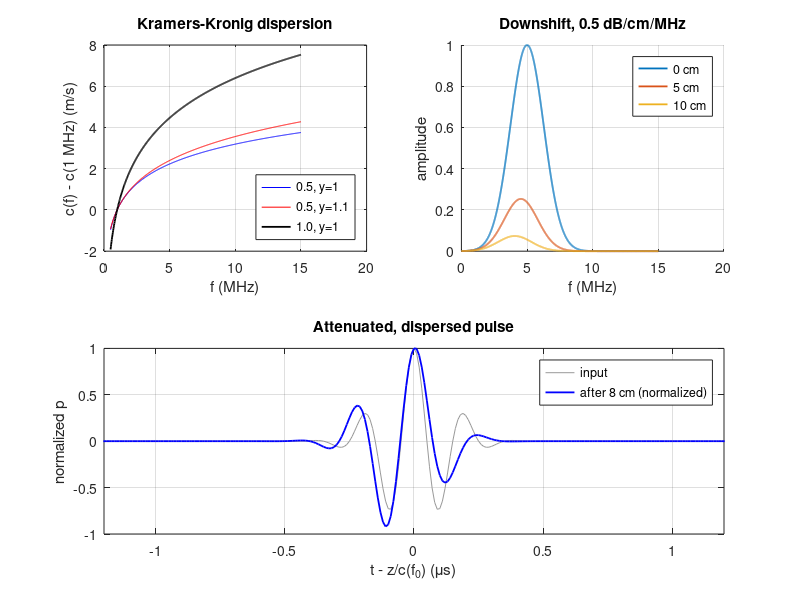

The MATLAB script that drew this image:
%% m15_attenuation_dispersion.m
% Purpose : power-law attenuation alpha(f) = alpha0 f^y, the dispersion that causality
%           (Kramers-Kronig, nearly local form) attaches to it, the downshift of a
%           Gaussian pulse, and the pulse after propagation (FFT model).
% Change  : alpha0 (dB/cm/MHz), y, depth z, f0, FBW.
% Expect  : y = 1, alpha0 = 0.5: c(10 MHz) - c(1 MHz) = 3.19 m/s (1.38 m/s per neper of ln f)
%           y = 1.1: 3.56 m/s ; y = 1.5: 4.71 m/s
%           5 MHz, 60 % pulse, 0.5 dB/cm/MHz: centroid shift 0.467 MHz per 5 cm one way
%           (sigma_f^2 * alpha0' * z), 0.93 MHz for a 5 cm round trip
% Runtime : under 1 s.
clear; close all; rng(1);

%% Dispersion from Kramers-Kronig (Szabo 1994 / Waters et al. 2000 nearly local form)
c0 = 1540;                 % phase speed at the reference frequency f_ref (m/s)
fref = 1e6;                % reference frequency (Hz)
f = linspace(0.5e6, 15e6, 600);
dBperNp = 20*log10(exp(1));          % 8.686 dB per neper
cKK = @(a0dB, y, fq) 1./( 1/c0 + ...
     (abs(y-1) < 1e-6) .* ( -2/pi*(a0dB/dBperNp*100/(2*pi*1e6)^y) .* log(fq/fref) ) + ...
     (abs(y-1) >= 1e-6) .* ( (a0dB/dBperNp*100/(2*pi*1e6)^y) .* tan(pi*y/2) .* ((2*pi*fq).^(y-1) - (2*pi*fref).^(y-1)) ) );
cases = [0.5 1.0; 0.5 1.1; 0.5 1.5; 1.0 1.0; 0.5 1.0001];
fprintf('alpha0 (dB/cm/MHz)   y     c(5)-c(1)   c(10)-c(1)  (m/s)\n');
for i = 1:size(cases,1)
  a0 = cases(i,1); y = cases(i,2);
  fprintf('   %5.2f            %6.4f   %7.2f     %7.2f\n', a0, y, cKK(a0,y,5e6) - c0, cKK(a0,y,10e6) - c0);
end
fprintf('y -> 1 limit check: the y = 1.0001 row must equal the y = 1 row.\n');

%% Gaussian pulse downshift: amplitude spectrum exp(-(f-f0)^2/(2 sf^2)) * exp(-alpha0' f z)
f0 = 5e6; FBW = 0.6; sf = FBW*f0/(2*sqrt(2*log(2)));       % sf = 1.274 MHz
a0 = 0.5; a0p = a0/dBperNp*100/1e6;                          % Np/(m*Hz)
fg = linspace(0, 15e6, 3001);
fprintf('\n5 MHz, 60 %% pulse, alpha0 = 0.5 dB/cm/MHz, y = 1 (one-way):\n');
fprintf(' z (cm)  centroid (MHz)  theory f0 - sf^2 a0 z (MHz)   loss at f0 (dB)\n');
for zc = [0 2.5 5 10]
  z = zc/100; S = exp(-(fg - f0).^2/(2*sf^2)).*exp(-a0p*fg*z);
  fcen = sum(fg.*S)/sum(S);
  fprintf(' %5.1f      %6.3f          %6.3f                        %5.1f\n', zc, fcen/1e6, (f0 - sf^2*a0p*z)/1e6, a0*f0/1e6*zc);
end
fprintf('Round trip to 5 cm (10 cm path): shift %.2f MHz.\n', sf^2*a0p*0.10/1e6);

%% Pulse after propagation (time domain via FFT), y = 1.1 for a visible dispersion
y = 1.1; a0 = 0.5; zc = 8; z = zc/100;
fs = 100e6; N = 4096; t = ((0:N-1) - N/2)/fs;
st = 1/(2*pi*sf); s = exp(-t.^2/(2*st^2)).*cos(2*pi*f0*t);
F = fft(ifftshift(s)); fk = (0:N-1)*fs/N; fk(fk > fs/2) = fk(fk > fs/2) - fs;
af = abs(fk)/1e6; alpha = a0/dBperNp*100*af.^y;              % Np/m
cf = cKK(a0, y, max(abs(fk), 1e3)); cref = cKK(a0, y, f0);
ph = -2*pi*fk*z.*(1./cf - 1/cref);                             % phase relative to a frame moving at c(f0)
G = F.*exp(-alpha*z).*exp(1i*ph);
r = fftshift(real(ifft(G)));
% centroid and envelope peak
R = abs(fft(ifftshift(r))); half = fk > 0;
fprintf('\nAfter %d cm with y = %.1f: spectral centroid %.2f MHz, peak amplitude %.3f of input\n', zc, y, ...
  sum(fk(half).*R(half).^1)/sum(R(half))/1e6, max(abs(r)));
figure('Position', [60 60 900 600]);
subplot(2,2,1); plot(f/1e6, cKK(0.5,1,f) - c0, 'b', f/1e6, cKK(0.5,1.1,f) - c0, 'r', f/1e6, cKK(1,1,f) - c0, 'k', 'LineWidth', 1.3);
xlabel('f (MHz)'); ylabel('c(f) - c(1 MHz) (m/s)'); grid on; legend('0.5, y=1', '0.5, y=1.1', '1.0, y=1', 'Location', 'southeast');
title('Kramers-Kronig dispersion');
subplot(2,2,2); hold on;
for zc2 = [0 5 10]
  S = exp(-(fg - f0).^2/(2*sf^2)).*exp(-a0p*fg*zc2/100); plot(fg/1e6, S, 'LineWidth', 1.3);
end
xlabel('f (MHz)'); ylabel('amplitude'); legend('0 cm', '5 cm', '10 cm'); grid on; title('Downshift, 0.5 dB/cm/MHz');
subplot(2,1,2); plot(t*1e6, s, 'Color', [0.6 0.6 0.6]); hold on; plot(t*1e6, r/max(abs(r)), 'b', 'LineWidth', 1.3);
xlim([-1.2 1.2]); xlabel('t - z/c(f_0) (\mus)'); ylabel('normalized p');
legend('input', sprintf('after %d cm (normalized)', zc)); grid on; title('Attenuated, dispersed pulse');
